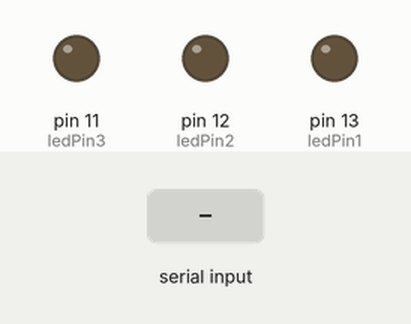
This sketch was run on a simulated Arduino Uno, built with avr-gcc and run on an emulated ATmega328P. Shown: output pins drawn as LEDs (lit = HIGH). The inputs (shaded band) are chosen by the test bench.

Above: at 1.2 s.
1.3 s: "2" received over Serial
At 1.9 s:
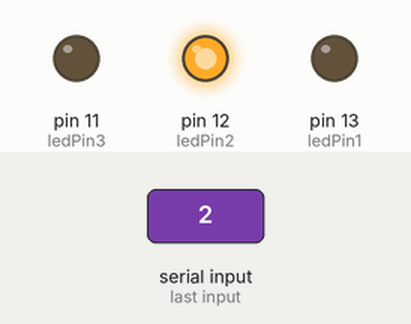
2.8 s: "4" received over Serial
At 4.0 s:
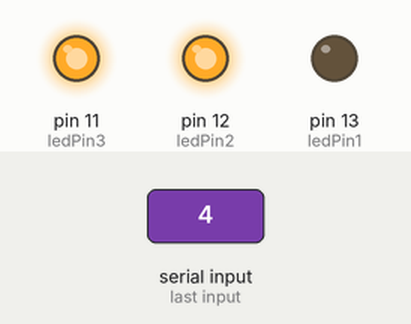
4.3 s: "3" received over Serial
At 5.4 s:
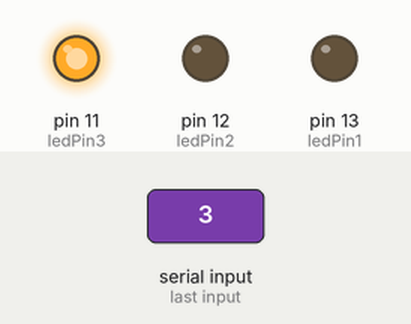
5.8 s: "5" received over Serial
At 6.5 s:
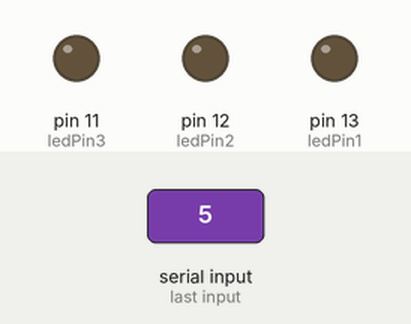
Timing chart, 0 to 8.3 s (numbered marks = the images above; inputs shaded):
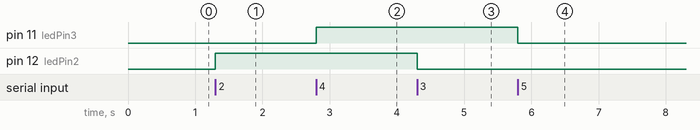

Measured:
- after the input at 1.3 s, pin 12 (ledPin2): LOW → HIGH at once
- after the input at 2.8 s, pin 11 (ledPin3): LOW → HIGH at once
- after the input at 4.3 s, pin 12 (ledPin2): HIGH → LOW at once
- after the input at 5.8 s, pin 11 (ledPin3): HIGH → LOW at once

The sketch:

BLUETOOTH3focos.ino
```cpp
int ledPin1 = 13; // usamos un pin de salida al LED
int ledPin2 = 12;
int ledPin3 = 11;
int pir = 9;
int state = 0; // Variable lectura dato serial
int bandera=0;
void setup() {
  pinMode(ledPin1, OUTPUT); //Declara pin de Salida
  digitalWrite(ledPin1, LOW); //Normalmente Apagado
  pinMode(ledPin2, OUTPUT); //Declara pin de Salida
  digitalWrite(ledPin2, LOW); //Normalmente Apagado
  pinMode(ledPin3, OUTPUT); //Declara pin de Salida
  digitalWrite(ledPin3, LOW); //Normalmente Apagado
  pinMode(pir,INPUT);


  Serial.begin(9600);

  // put your setup code here, to run once:

}

void loop() {
  if(Serial.available() > 0){
    state = Serial.read();
  }
  if(state == '1' ) {
  if(digitalRead(pir)== HIGH){
    digitalWrite(ledPin1, HIGH);

    delay(3000);
  }
    state = 0;
  }
   if(state == '0' )
   {
    digitalWrite(ledPin1, LOW);

    state = 0;

   }

      if(state == '2' ) {
    digitalWrite(ledPin2, HIGH);

    state = 0;
  }
   if(state == '3' )
   {
    digitalWrite(ledPin2, LOW);

    state = 0;

   }

      if(state == '4' ) {
    digitalWrite(ledPin3, HIGH);

    state = 0;
  }
   if(state == '5' )
   {
    digitalWrite(ledPin3, LOW);

    state = 0;
}


  // put your main code here, to run repeatedly:
}
```
